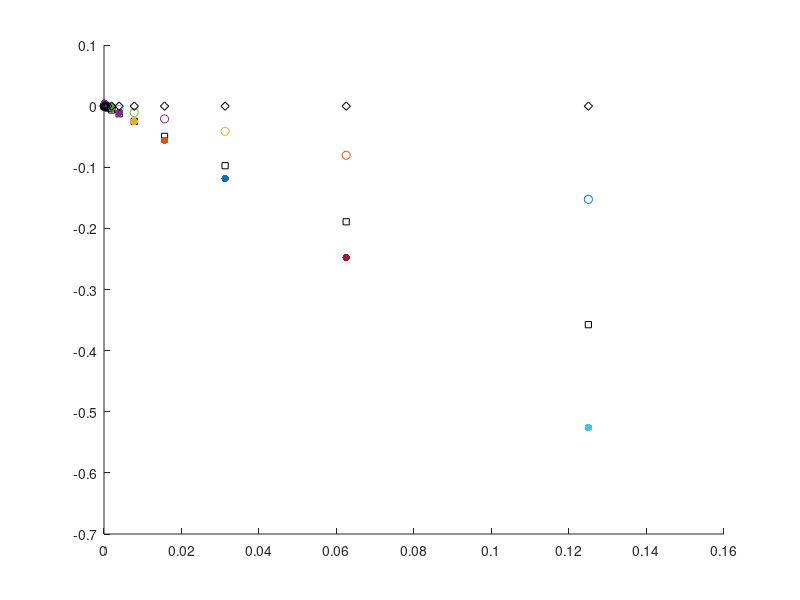

Source code (MATLAB):
%eulers method
for s=3:15
    y=1;
    h=2^(-s);
    xFinal=1;
    x=0;
    while (x<xFinal)
        y=y+h*(y);
        x=x+h;
    end
    scatter(h,y-exp(1));
    hold on;
end
    drawnow;
    
    %trapezodial rule
for s=3:15
    y=1;
    h=2^(-s);

    n=1/h;
    for i = 1:n-1
        y=y+h*((y+(y+h))/2);

    end
    scatter(h,y-exp(1),20,'k','s');
    hold on;
end
    drawnow;
    
        %simpsons rule
for s=3:15
    h=2^(-s);
    a=1.9;
    N=1/h;
    I=0;
    for n=1:(N/2-1)
        b=h*2+a;
        I=I+(h/3)*(a*4*((a+b)/2)+b);
    end
    scatter(h,I-exp(1),30,'black','filled');
    hold on;
end
    drawnow;
    
    %RungeKutta method
for s=3:15
    y=1;
    h=2^(-s);
    x=0;
    while x<1
        K1=y;
        K2=y+(h/2)*K1;
        K3=y+(h/2)*K2;
        K4=y+h*K3;
        y=y+h/6*(K1+2*K2+2*K3+K4);
        x=x+h;
    end
       scatter(h,y-exp(1),'k','d');
    hold on;
end
    drawnow;    
    
    
    
    
    
    